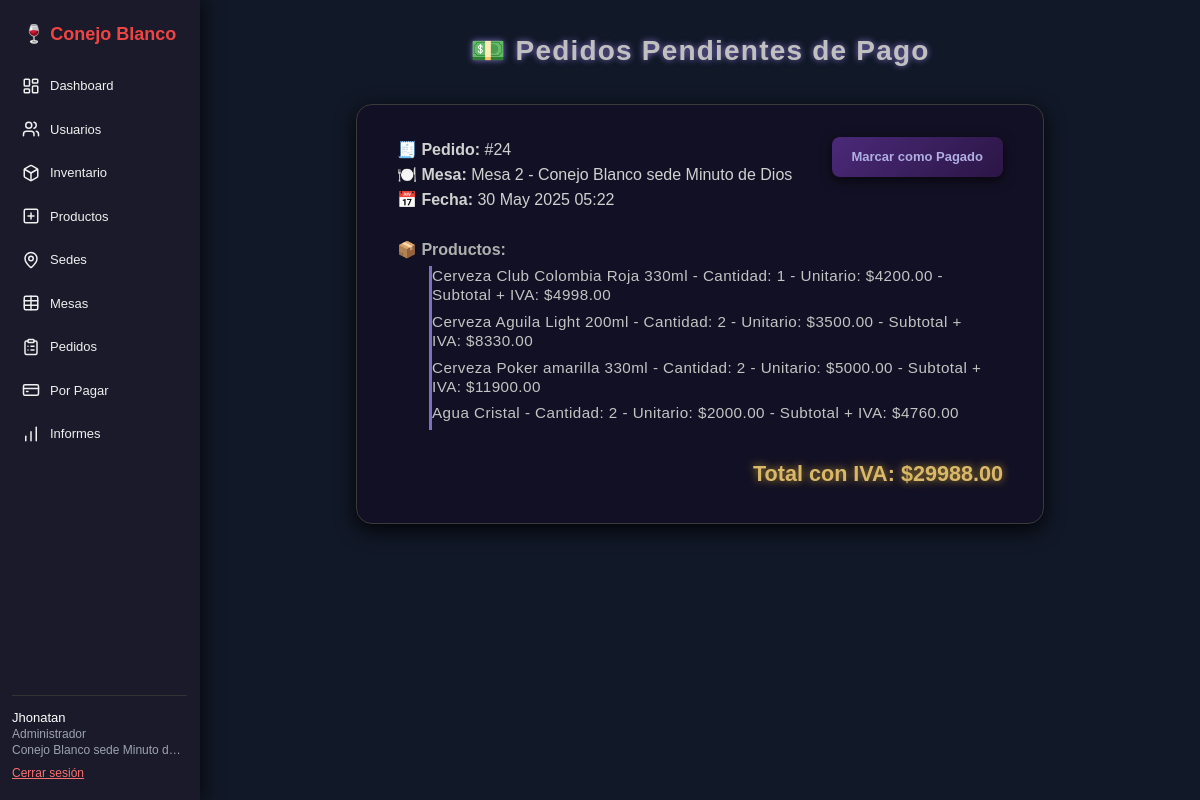
Before: /api/pedidos/por_pagar/ (signed in) with the older database file.
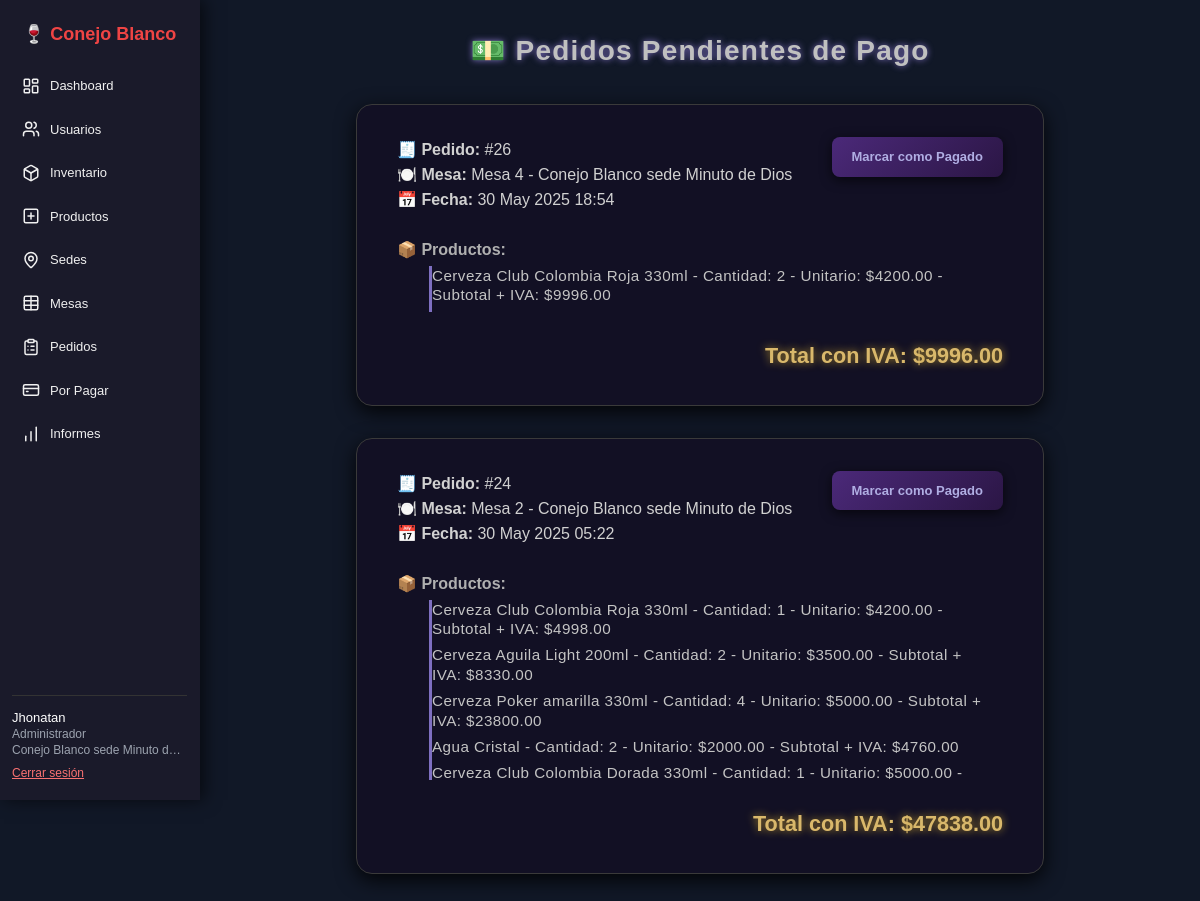
After: the same page with the newer database file.
### usuarios/models.py (models this page shows, shortened)
class Usuario(AbstractUser):
    rol = models.CharField(max_length=20, choices=ROLES)
    sede = models.ForeignKey(Sede, on_delete=models.CASCADE, null=True, blank=False)

### sede/models.py (models this page shows, shortened)
class Sede(models.Model):
    nombre = models.CharField(max_length=100)
    direccion = models.CharField(max_length=255)
    telefono = models.CharField(max_length=20)
    email = models.EmailField()

### pedidos/models.py (models this page shows, shortened)
class Pedido(models.Model):
    usuario = models.ForeignKey(Usuario, on_delete=models.CASCADE)
    mesa = models.ForeignKey(Mesa, on_delete=models.SET_NULL, null=True, blank=True)
    pagado = models.BooleanField(default=False)
    estado = models.CharField(max_length=20, choices=ESTADOS_PEDIDO, default='pendiente')
    creado = models.DateTimeField(auto_now_add=True)

class PedidoProducto(models.Model):
    pedido = models.ForeignKey('Pedido', related_name='productos', on_delete=models.CASCADE)
    producto = models.ForeignKey(Producto, on_delete=models.CASCADE)
    cantidad = models.PositiveIntegerField()
    precio_unitario = models.DecimalField(max_digits=10, decimal_places=2, default=0.00)
    def subtotal_con_iva(self):
        return self.precio_unitario * self.cantidad * Decimal('1.19')

### mesa/models.py (models this page shows)
class Mesa(models.Model):
    UBICACIONES = (
        (1, 'Primer piso'),
        (2, 'Segundo piso'),
    )
    numeroMesa = models.PositiveIntegerField()
    capacidad = models.PositiveIntegerField()
    ubicacion = models.IntegerField(choices=UBICACIONES)
    sede = models.ForeignKey(Sede, on_delete=models.CASCADE)
    ocupada = models.BooleanField(default=False)
    def __str__(self):
        return f"Mesa {self.numeroMesa} - {self.sede.nombre}"
    class Meta:
        unique_together = ('numeroMesa', 'sede')  # Evitar duplicados en una sede

### productos/models.py (models this page shows, shortened)
class Producto(models.Model):
    nombre = models.CharField(max_length=100)
    descripcion = models.TextField(blank=True, null=True)

### pedidos/views.py (the view)
# urls.py: path('por_pagar/', pedidos_por_pagar, name='pedidos_por_pagar'),
@login_required
def pedidos_por_pagar(request):
    if request.user.rol not in ['cajero', 'administrador']:
        return redirect('dashboard')
    sede_usuario = request.user.sede
    pedidos = Pedido.objects.filter(
        usuario__sede=sede_usuario,
        estado='pendiente'
    ).select_related('usuario').order_by('-creado')
    return render(request, 'pedidos/pedidos_por_pagar.html', {'pedidos': pedidos})

### pedidos/templatetags/custom_filters.py (called while the page is built)
@register.filter
def total_con_iva(productos):
    total = 0
    for item in productos:
        total += item.subtotal_con_iva()
    return round(total, 2)

### usuarios/context_processors.py (called while the page is built)
def es_admin_processor(request):
    if request.user.is_authenticated:
        return {'es_administrador': request.user.rol == 'administrador'}
    return {'es_administrador': False}

### templates/pedidos/pedidos_por_pagar.html (shortened to what this page needs)
{% extends 'base.html' %}
{% load static %}
{% load custom_filters %}
{% block head %}
<link rel="stylesheet" href="{% static 'css/pedidos/pedidos_pendientes.css' %}">
{% endblock %}
{% block content %}
<h2 class="titulo-seccion">💵 Pedidos Pendientes de Pago</h2>
{% if pedidos %}
<div class="contenedor-pedidos">
    {% for pedido in pedidos %}
    <div class="pedido-card">
        <div class="pedido-header">
            <div>
                <p><strong>🧾 Pedido:</strong> #{{ pedido.id }}</p>
                <p><strong>🍽️ Mesa:</strong> {{ pedido.mesa }}</p>
                <p><strong>📅 Fecha:</strong> {{ pedido.creado|date:"d M Y H:i" }}</p>
            </div>
            <div>
                <button onclick="confirmarPago(this)" class="btn-pagar"
                    data-url="{% url 'marcar_pedido_pagado' pedido.id %}">
                    Marcar como Pagado
                </button>
            </div>
        </div>
        <div>
            <p class="font-semibold mb-1">📦 Productos:</p>
            <ul class="lista-productos">
                {% for item in pedido.productos.all %}
                    <li>{{ item.producto.nombre }} - Cantidad: {{ item.cantidad }} - Unitario: ${{ item.precio_unitario }} - Subtotal + IVA: ${{ item.subtotal_con_iva|floatformat:2 }}</li>
                {% endfor %}
            </ul>
        </div>
        <div class="total-pedido">
            Total con IVA: ${{ pedido.productos.all|total_con_iva }}
        </div>
    </div>
    {% endfor %}
</div>
{% else %}
<p class="mensaje-vacio">No hay pedidos pendientes de pago.</p>
{% endif %}
{% endblock %}

### templates/base.html (shortened to what this page needs)
{% load static %}
<!DOCTYPE html>
<html lang="es">
<head>
    <script src="https://cdn.tailwindcss.com"></script>
    <link rel="stylesheet" href="{% static 'css/base_estilos.css' %}">
    {% block head %}{% endblock %}
</head>
<body class="flex bg-gray-900 text-white min-h-screen">
    <aside class="sidebar">
        <div class="sidebar-header">
            <h1 class="text-lg font-bold text-red-500 text-center">🍷 Conejo Blanco</h1>
        </div>
        <nav class="sidebar-nav">
            {% if user.is_authenticated %}
                {% if user.rol == 'administrador' %}
                    <a href="{% url 'panel_general' %}"><i data-lucide="layout-dashboard"></i> Dashboard</a>
                    <a href="{% url 'listar_usuarios' %}"><i data-lucide="users"></i> Usuarios</a>
                    <a href="{% url 'lista_productos' %}"><i data-lucide="box"></i> Inventario</a>
                    <a href="{% url 'crear_producto' %}"><i data-lucide="plus-square"></i> Productos</a>
                    <a href="{% url 'listar_sedes' %}"><i data-lucide="map-pin"></i> Sedes</a>
                    <a href="{% url 'ver_mesas' %}"><i data-lucide="table"></i> Mesas</a>
                    <a href="{% url 'ver_pedidos' %}"><i data-lucide="clipboard-list"></i> Pedidos</a>
                    <a href="{% url 'pedidos_por_pagar' %}"><i data-lucide="credit-card"></i> Por Pagar</a>
                    <a href="{% url 'informe_producto' %}"><i data-lucide="bar-chart"></i> Informes</a>
                {% elif user.rol == 'mesero' %}
                    <a href="{% url 'panel_general' %}"><i data-lucide="layout-dashboard"></i> Dashboard</a>
                    <a href="{% url 'ver_mesas' %}"><i data-lucide="table"></i> Mesas</a>
                    <a href="{% url 'ver_pedidos' %}"><i data-lucide="clipboard-list"></i> Pedidos</a>
                {% endif %}
            {% endif %}
        </nav>
        {% if user.is_authenticated %}
        <div class="sidebar-user">
            <p class="font-medium truncate">{{ user.first_name }}</p>
            <p class="text-xs text-gray-400 capitalize">{{ user.rol }}</p>
            <p class="text-xs text-gray-400 truncate">{{ user.sede.nombre|default:"Sin sede" }}</p>
            <a href="{% url 'logout' %}" class="logout-link">Cerrar sesión</a>
        </div>
        {% endif %}
    </aside>
    <main class="main-content">
        {% block content %}{% endblock %}
    </main>
</body>
</html>

### static/css/base_estilos.css (style rules this page uses)
body { font-family: 'Rubik', sans-serif; background-color: #1a1a2a ; color: #f0f0f0; }
.sidebar { width: 200px; height: 100vh; background: #1a1a2a ; position: fixed; top: 0; left: 0; display: flex; flex-direction: column; padding: 20px 12px; border-right: 1px solid #1a1a2a ; box-shadow: 4px 0 16px rgba(0, 0, 0, 0.6); font-size: 14px; }
.sidebar-header { margin-bottom: 20px; }
.sidebar-nav { flex-grow: 1; display: flex; flex-direction: column; gap: 8px; }
.sidebar-nav a { display: flex; align-items: center; gap: 10px; padding: 8px 10px; border-radius: 8px; text-decoration: none; color: #f0f0f0; transition: all 0.2s ease-in-out; font-size: 13px; }
.sidebar-nav a svg { width: 18px; height: 18px; }
.sidebar-user { margin-top: auto; border-top: 1px solid #333; padding-top: 14px; font-size: 13px; line-height: 1.2; }
.logout-link { display: block; margin-top: 8px; color: #f87171; text-decoration: underline; font-size: 12px; }
.main-content { margin-left: 200px; padding: 30px; width: calc(100% - 200px); }

### static/css/pedidos/pedidos_pendientes.css (style rules this page uses)
.titulo-seccion { font-size: 1.75rem; font-weight: 700; margin-bottom: 2rem; text-align: center; color: #c0c0c0 !important; text-shadow: 0 0 6px #7e6fc1; letter-spacing: 1.2px; }
.contenedor-pedidos { display: flex; flex-direction: column; gap: 2rem; max-width: 720px; margin: 0 auto; padding: 0 1rem; }
.pedido-card { background-color: #121024 !important; padding: 2rem 2.5rem; border-radius: 1rem; border: 1px solid #3a3a3a !important; box-shadow: 0 6px 20px rgba(0, 0, 0, 0.85) !important; color: #b0b0b0 !important; transition: transform 0.25s ease, box-shadow 0.25s ease; cursor: default; }
.pedido-header { display: flex; justify-content: space-between; align-items: flex-start; margin-bottom: 1.5rem; gap: 1rem; flex-wrap: wrap; }
.pedido-header > div:first-child p { margin: 0.15rem 0; font-size: 1rem; line-height: 1.4; color: #d1d1d1; }
.lista-productos { margin-left: 2rem; font-size: 0.95rem; color: #c4c4c4 !important; list-style-type: disc; max-height: 180px; overflow-y: auto; padding-right: 1rem; border-left: 3px solid #7e6fc1; scrollbar-width: thin; scrollbar-color: #7e6fc1 transparent; }
.lista-productos li { margin-bottom: 0.4rem; line-height: 1.3; letter-spacing: 0.03em; }
.total-pedido { margin-top: 1.8rem; text-align: right; font-weight: 800; font-size: 1.35rem; color: #d9b86b !important; text-shadow: 0 0 8px #b4912e; }
.btn-pagar { background: linear-gradient(135deg, #4b2979, #2b1645) !important; color: #b0aee3 !important; border: none; border-radius: 8px; padding: 10px 20px; font-size: 13px; font-weight: 700; box-shadow: 0 3px 12px rgba(0, 0, 0, 0.65) !important; transition: background 0.3s ease, transform 0.15s ease; cursor: pointer; }

Changed rows visible on the page:
added Pedido: id "26", mesa "Mesa 4 - Conejo Blanco sede Minuto de Dios", creado "30 May 2025 18:54", productos.all|total_con_iva "9996.00"
added PedidoProducto: producto.nombre "Cerveza Club Colombia Roja 330ml", cantidad "2", precio_unitario "4200.00", subtotal_con_iva "9996.00", shown under "26"
changed through a linked row, Pedido "30 May 2025 05:22": productos.all|total_con_iva "29988.00" → "47838.00"
changed PedidoProducto "Cerveza Poker amarilla 330ml": cantidad "2" → "4"; subtotal_con_iva "11900.00" → "23800.00"
added PedidoProducto: producto.nombre "Cerveza Club Colombia Dorada 330ml", cantidad "1", precio_unitario "5000.00", shown under Pedido "30 May 2025 05:22"
